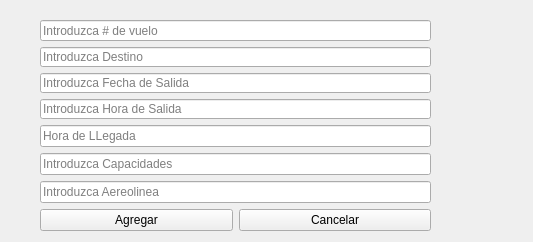
<?xml version="1.0" encoding="UTF-8"?>
<ui version="4.0">
 <class>Agregar</class>
 <widget class="QWidget" name="Agregar">
  <property name="geometry">
   <rect>
    <x>0</x>
    <y>0</y>
    <width>533</width>
    <height>242</height>
   </rect>
  </property>
  <property name="windowTitle">
   <string>Form</string>
  </property>
  <widget class="QWidget" name="layoutWidget">
   <property name="geometry">
    <rect>
     <x>40</x>
     <y>20</y>
     <width>391</width>
     <height>211</height>
    </rect>
   </property>
   <layout class="QVBoxLayout" name="verticalLayout_2">
    <item>
     <layout class="QVBoxLayout" name="verticalLayout">
      <item>
       <widget class="QLineEdit" name="lineEdit">
        <property name="text">
         <string/>
        </property>
        <property name="placeholderText">
         <string>Introduzca # de vuelo</string>
        </property>
       </widget>
      </item>
      <item>
       <widget class="QLineEdit" name="lineEdit_2">
        <property name="placeholderText">
         <string>Introduzca Destino</string>
        </property>
       </widget>
      </item>
      <item>
       <widget class="QLineEdit" name="lineEdit_3">
        <property name="placeholderText">
         <string>Introduzca Fecha de Salida</string>
        </property>
       </widget>
      </item>
      <item>
       <widget class="QLineEdit" name="lineEdit_4">
        <property name="placeholderText">
         <string>Introduzca Hora de Salida</string>
        </property>
       </widget>
      </item>
     </layout>
    </item>
    <item>
     <widget class="QLineEdit" name="lineEdit_5">
      <property name="placeholderText">
       <string>Hora de LLegada</string>
      </property>
     </widget>
    </item>
    <item>
     <widget class="QLineEdit" name="lineEdit_7">
      <property name="placeholderText">
       <string>Introduzca Capacidades</string>
      </property>
     </widget>
    </item>
    <item>
     <widget class="QLineEdit" name="lineEdit_6">
      <property name="placeholderText">
       <string>Introduzca Aereolinea</string>
      </property>
     </widget>
    </item>
    <item>
     <layout class="QHBoxLayout" name="horizontalLayout">
      <item>
       <widget class="QPushButton" name="pushButton">
        <property name="text">
         <string>Agregar</string>
        </property>
       </widget>
      </item>
      <item>
       <widget class="QPushButton" name="pushButton_2">
        <property name="text">
         <string>Cancelar</string>
        </property>
       </widget>
      </item>
     </layout>
    </item>
   </layout>
  </widget>
 </widget>
 <resources/>
 <connections/>
</ui>
